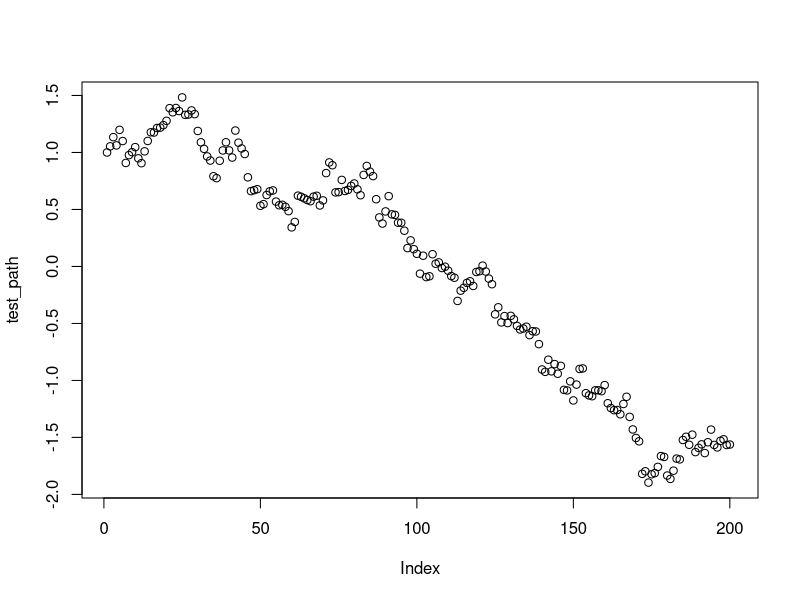

The R script that drew this image:
## ---- chunk 1
make_path <- function(x0, beta4 = 1, beta2 = 1, sigma = 1, tmax = 150, deltat = 1/12, lambda0 = 0, dlambda){
  t <- seq(from = 0, to = tmax, by = deltat)
  x <- numeric(length = length(t))
  x[1] <- x0
  dW <- rnorm(n = length(t) - 1)
  lambda <- t*dlambda + lambda0
  drift <- function(x, lambda){
    -beta4*x^3 + beta2*x + lambda
  }
  for (i in (2:length(t))){
    x[i] <- x[i-1] + drift(x = x[i-1], lambda = lambda[i-1])*deltat + dW[i]*sqrt(deltat)*sigma
  }
  x
}
## ---- chunk 2
test_path <- make_path(x0 = 1, tmax = 2, deltat = 0.01, dlambda = -1)
plot(test_path)
